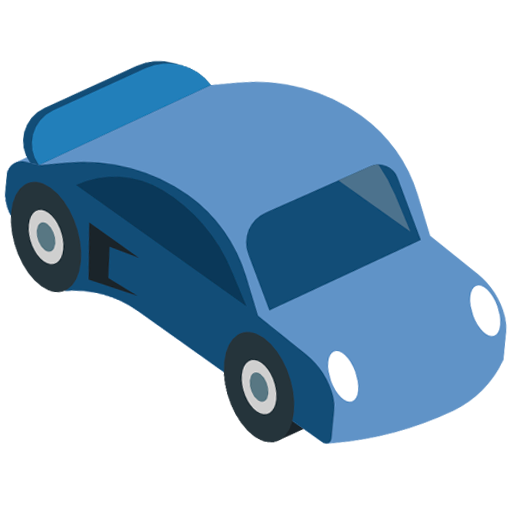
#> input picture img/car1.png, 512 x 512 px; the run also reads 1 picture not shown here
$ python main.py
#> lines starting #> are read from the running program, lines starting #| are printed output that depends on the picture
import matplotlib.pyplot as plt
import numpy as np
from PIL import Image, ImageDraw
from tiny_functions import *
SCREEN_SIZE = (1920, 1080)
ICON_SIZE = (100, 100)
NEWSIE = (350, 350)
RADIUS = 10

class Object:
    """Подвижный объект в численном интегрировании"""
    # [33 lines left out: functions __init__, meter2pixel, not called in this run]

    def kmh2pxs(self, h: int):
        return np.array([self.vx_kmh, self.vy_kmh]) / 3.6 * h

    # [24 lines left out: functions process, add_to_draw, not called in this run]

class FrontCar(Object):
    """Единичный объект с заданным управлением"""
    # [8 lines left out: function new_process, not called in this run]

class MyCar(Object):
    """Преследующий объект с управлением с обратной связью"""
    # [26 lines left out: function get_acceleration, not called in this run]

class Display:
    def __init__(self, len_road_meter: int):
        # Изображения
#> called with len_road_meter = 250
        self.images = {'background': Image.open("img/back.png"),
                       'cars': [Image.open("img/car1.png").resize(NEWSIE), Image.open("img/car2.png").resize(NEWSIE),
                                Image.open("img/car_heavy.png"), Image.open("img/car_police.png").resize(NEWSIE)],
                       'icons': [Image.open("img/icon_pc.png").resize(ICON_SIZE),
                                 Image.open("img/icon_human.png").resize(ICON_SIZE)]}
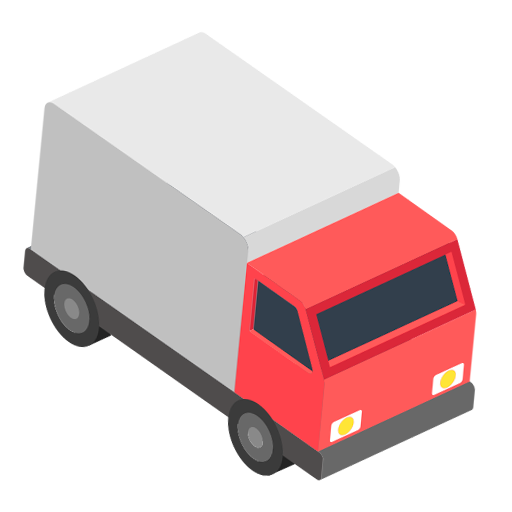
#> input picture img/car2.png, 512 x 512 px
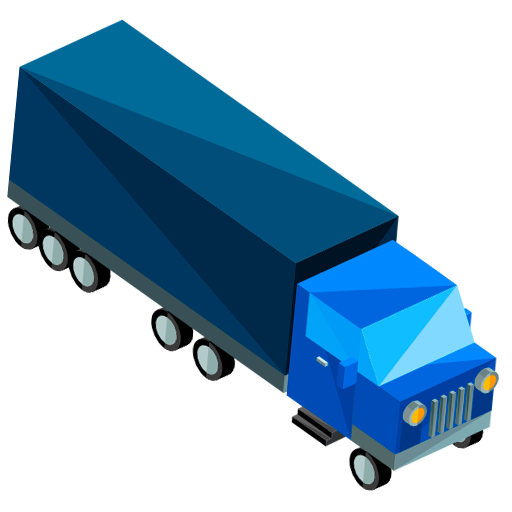
#> input picture img/car_heavy.png, 512 x 512 px
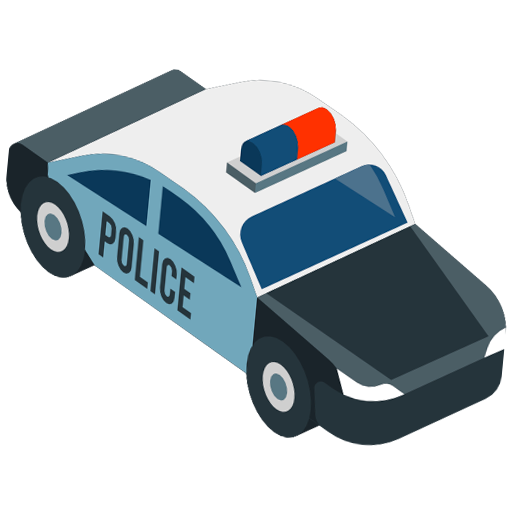
#> input picture img/car_police.png, 512 x 512 px

        self.h_pixels = 150
        self.squares_in_screen = 8
        self.len_road_pix = len_road_meter * self.h_pixels
        self.extra_h_y = len_road_meter
        self.directions = {'x': np.array([1/np.sqrt(2), -1/2]),
                           'y': np.array([-1/np.sqrt(2), -1/2]),
                           'z': np.array([0., 1.])}

class Process:
    def __init__(self, dt: float = 1., vy: float = 10, frames: int = 10, saving: bool = False, many_cars: bool = False):
        # Общие параметры
        self.saving = saving
        self.dt = dt
        self.vy = vy
        self.frames = frames
        self.counter = 0
        self.t = 0
        self.y = 0

        # Классы
        self.d = Display(len_road_meter=int(round(dt * vy * frames)))

        # Объекты
        self.front_car = FrontCar(self.d.images['cars'][0], self.d.images['icons'][1],
                                  [int(NEWSIE[0]//2), int(NEWSIE[1]//2) + 20], x_m=0, y_m=5, vy=self.vy,
                                  front_and_back=[1.1, -1.1], color_point='cyan', name="Машина спереди")
        self.my_car = MyCar(self.d.images['cars'][1], self.d.images['icons'][0],
                            [int(NEWSIE[0]//2), int(NEWSIE[1]//2) + 40], x_m=0, y_m=1, vy=self.vy - 0.2,
                            front_and_back=[1., -1.], color_point='magenta', name="Грузовик")
        self.my_car_2 = MyCar(self.d.images['cars'][2], self.d.images['icons'][0], [256, 256 + 50],
                              x_m=0, y_m=-5, front_and_back=[1.8, -1.8], vy=self.vy - 0.4,
                              color_point='navy', name="Фура")
        self.objects = [self.front_car, self.my_car, self.my_car_2]
        if many_cars:
            self.many_cars = [MyCar(self.d.images['cars'][2], self.d.images['icons'][0], [256, 256 + 50],
                              x_m=0, y_m=-9 - 5*i, front_and_back=[1.8, -1.8], vy=self.vy - 0.4,
                              color_point='navy', name=f"Фура {i+2}") for i in range(10)]
            self.objects += self.many_cars

    # [65 lines left out: functions add_lines, show, process, plot_process, plot_acceleration, not called in this run]


if __name__ == '__main__':
#> (the run stopped early here; a loop or call above may not have finished)
